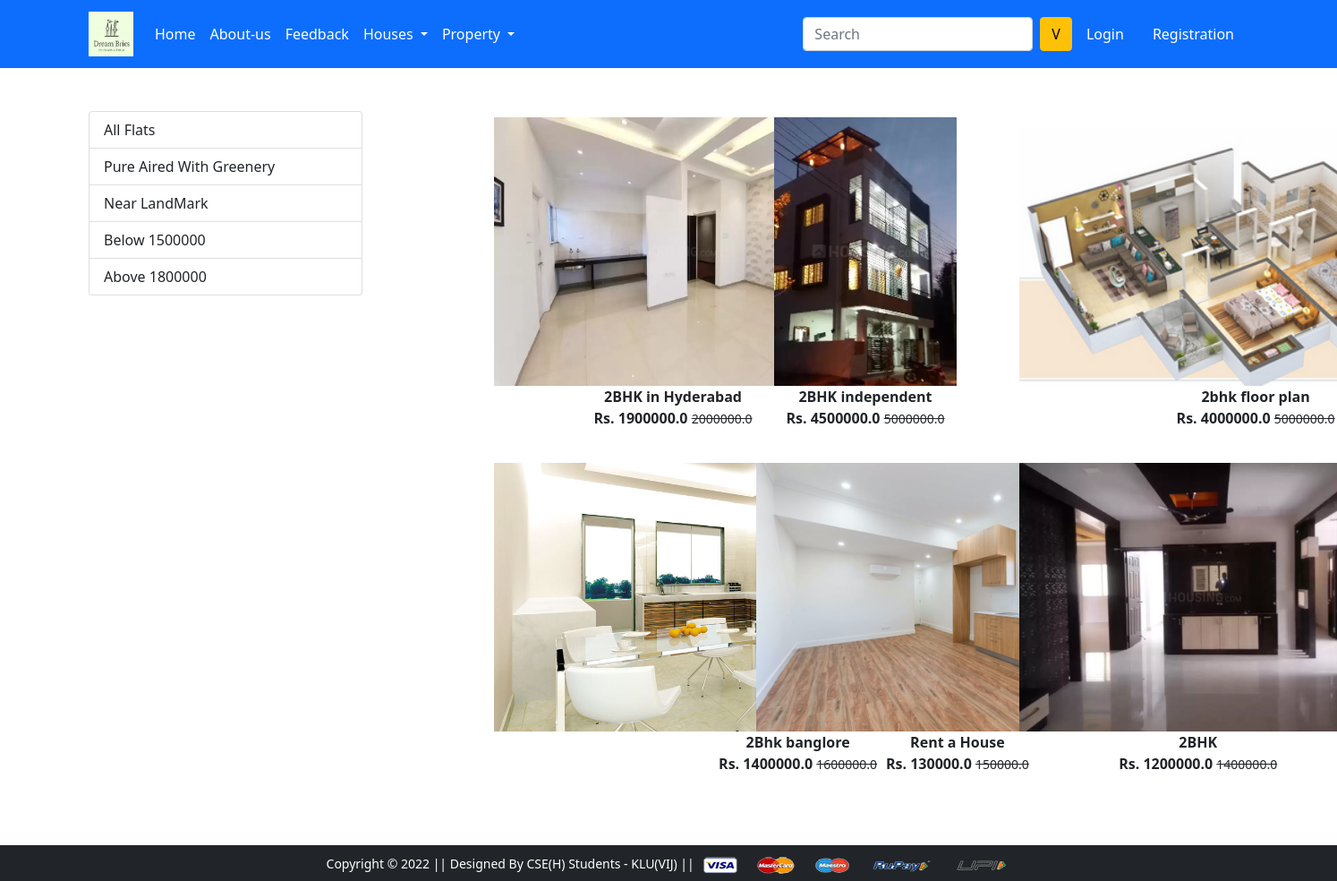
Screenshot of /pestagri/ with the database file from the repository.
### app/models.py (models this page shows, shortened)
class Product(models.Model):
    id=models.IntegerField(primary_key=True)
    title=models.CharField(max_length=100)
    selling_price=models.FloatField()
    discounted_price=models.FloatField()
    description=models.TextField()
    brand=models.CharField(max_length=100)
    category=models.CharField(choices=CAT_CHOICES,max_length=2)
    product_image=models.ImageField(upload_to='productimg')

### app/views.py (the view)
# urls.py: path('pestagri/',views.pestagri,name='pestagri'),
def pestagri(request,data=None):
 if data==None:
  pest=Product.objects.filter(category='P')
 elif data=='Plantic' or data=='BigHaat':
  pest=Product.objects.filter(category='P').filter(brand=data)
 elif data=='below':
  pest=Product.objects.filter(category='P').filter(discounted_price__lt=500)
 elif data=='above':
  pest=Product.objects.filter(category='P').filter(discounted_price__gt=500)
 return render(request, 'app/pestagri.html',{'pest':pest})

### app/templates/app/pestagri.html (shortened to what this page needs)
{% extends 'app/base.html' %}
{% load static %}
{% block main-content %}
<div class="container my-5">
 <div class="row">
  <div class="col-sm-3">
   <div class="list-group">
    <a href="{% url 'pestagri' %}" class="list-group-item
    list-group-item-action" aria-current="true">All Flats</a>
    <a href="{% url 'pestagridata' 'Plantic' %}"
       class="list-group-item list-group-item-action" aria-current="true">
     Pure Aired With Greenery
    </a>
    <a href="{% url 'pestagridata' 'BigHaat' %}"
       class="list-group-item list-group-item-action" aria-current="true">
     Near LandMark
    </a>
    <a href="{% url 'pestagridata' 'below' %}"
       class="list-group-item list-group-item-action" aria-current="true">
     Below 1500000
    </a>
    <a href="{% url 'pestagridata' 'above' %}"
       class="list-group-item list-group-item-action" aria-current="true">
     Above 1800000
    </a>
    </div>
  </div>
  <div class="col-sm-8 offset-sm-1">
   <div class="row">
    {% for product in pest %}
    <div class="col-sm-4 text-center mb-4">
     <a href="{% url 'product-detail' product.id %}"
        class="btn">
      <div class="item">
       <img src="{{product.product_image.url}}" alt="" height="300" class="">
       <div class="fw-bold">{{product.title}}</div>
       <div class="fw-bold">Rs. {{product.discounted_price}}
       <small class="fw-light text-decoration-line-through">
        {{product.selling_price}}</small> </div>
      </div>
     </a>
    </div>
    {% endfor %}
   </div>
  </div>
 </div>
</div>
{% endblock main-content %}

### rows the page displays
Product: product_image (picture), title "2BHK in Hyderabad", discounted_price "1900000.0", selling_price "2000000.0"
Product: product_image (picture), title "2BHK independent", discounted_price "4500000.0", selling_price "5000000.0"
Product: product_image (picture), title "2bhk floor plan", discounted_price "4000000.0", selling_price "5000000.0"
Product: title "2Bhk banglore", discounted_price "1400000.0", selling_price "1600000.0"
Product: product_image (picture), title "Rent a House", discounted_price "130000.0", selling_price "150000.0"
Product: product_image (picture), title "2BHK", discounted_price "1200000.0", selling_price "1400000.0"
